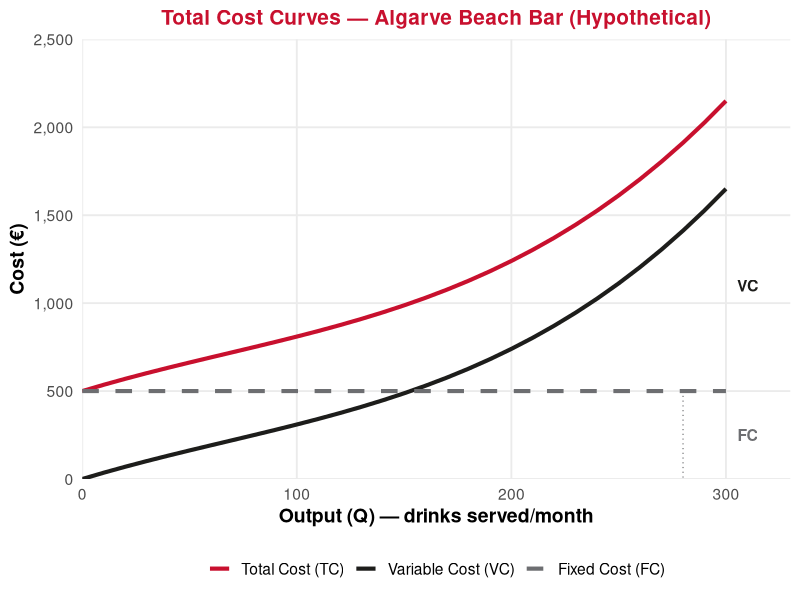
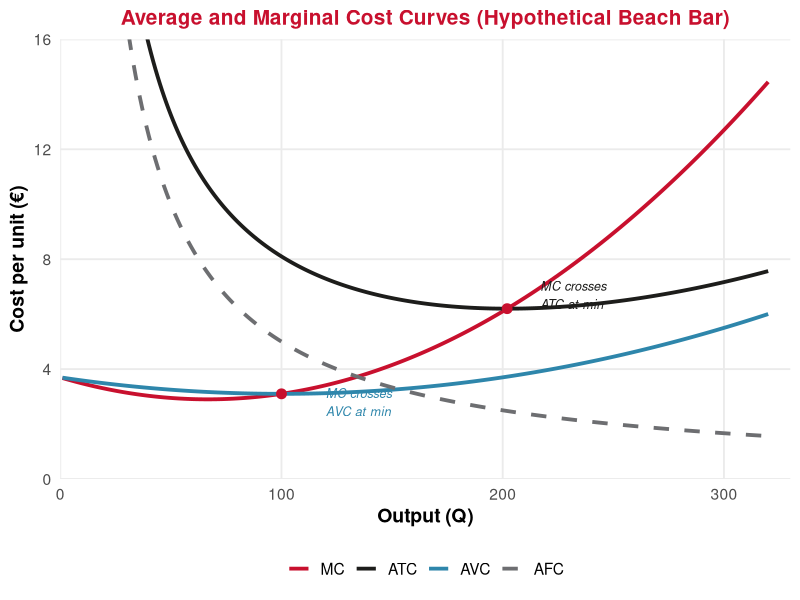
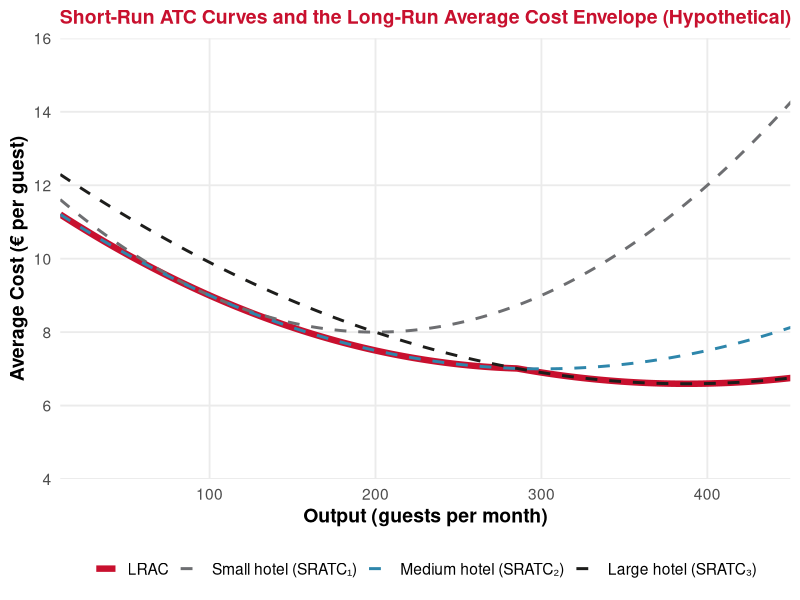

The R script that drew these images, in order:
## ---- chunk 1
#| echo: false
#| message: false
#| warning: false

library(ggplot2)
library(dplyr)
library(tidyverse)
library(patchwork)

# Define UE brand colors
ue_red <- "#C8102E"
ue_black <- "#1D1D1B"
ue_gray <- "#6D6E71"
ue_white <- "#FFFFFF"
ue_light_red <- "#F4C7CC"
## ---- chunk 2
#| echo: false
#| warning: false
#| fig-width: 11
#| fig-height: 5
#| fig-align: center

# Beach bar cost data (hypothetical illustrative example)
Q <- seq(0, 300, by = 10)
FC <- rep(500, length(Q))
# VC increases at an increasing rate (diminishing returns)
VC <- 0.00006 * Q^3 - 0.012 * Q^2 + 3.7 * Q
VC <- pmax(VC, 0)
TC <- FC + VC

df_costs <- data.frame(
  Q = rep(Q, 3),
  Cost = c(FC, VC, TC),
  Type = factor(rep(c("Fixed Cost (FC)", "Variable Cost (VC)", "Total Cost (TC)"),
                    each = length(Q)),
                levels = c("Total Cost (TC)", "Variable Cost (VC)", "Fixed Cost (FC)"))
)

ggplot(df_costs, aes(x = Q, y = Cost, color = Type, linetype = Type)) +
  geom_line(linewidth = 1.4) +
  scale_color_manual(values = c("Total Cost (TC)" = ue_red,
                                "Variable Cost (VC)" = ue_black,
                                "Fixed Cost (FC)" = ue_gray)) +
  scale_linetype_manual(values = c("Total Cost (TC)" = "solid",
                                   "Variable Cost (VC)" = "solid",
                                   "Fixed Cost (FC)" = "dashed")) +
  annotate("segment", x = 280, xend = 280, y = 500, yend = 0,
           linetype = "dotted", color = ue_gray, linewidth = 0.4) +
  annotate("text", x = 310, y = 250, label = "FC", color = ue_gray,
           fontface = "bold", size = 4) +
  annotate("text", x = 310, y = 1100, label = "VC", color = ue_black,
           fontface = "bold", size = 4) +
  labs(x = "Output (Q) — drinks served/month",
       y = "Cost (€)",
       title = "Total Cost Curves — Algarve Beach Bar (Hypothetical)") +
  scale_x_continuous(expand = c(0, 0), limits = c(0, 330)) +
  scale_y_continuous(expand = c(0, 0), limits = c(0, 2500),
                     labels = scales::comma) +
  theme_minimal(base_size = 14) +
  theme(
    plot.title = element_text(color = ue_red, face = "bold", hjust = 0.5, size = 15),
    axis.title = element_text(face = "bold"),
    legend.position = "bottom",
    legend.title = element_blank(),
    panel.grid.minor = element_blank()
  )
## ---- chunk 3
#| echo: false
#| warning: false
#| fig-width: 12
#| fig-height: 5.5
#| fig-align: center

# Smooth cost functions for the beach bar
Q_smooth <- seq(1, 320, by = 1)

# TC function: cubic with realistic shape
# VC = 0.00006*Q^3 - 0.012*Q^2 + 3.7*Q
FC_val <- 500
VC_smooth <- 0.00006 * Q_smooth^3 - 0.012 * Q_smooth^2 + 3.7 * Q_smooth
VC_smooth <- pmax(VC_smooth, 0)
TC_smooth <- FC_val + VC_smooth

# Average and marginal costs
AFC_smooth <- FC_val / Q_smooth
AVC_smooth <- VC_smooth / Q_smooth
ATC_smooth <- TC_smooth / Q_smooth

# MC = dVC/dQ = 0.00018*Q^2 - 0.024*Q + 3.7
MC_smooth <- 0.00018 * Q_smooth^2 - 0.024 * Q_smooth + 3.7

df_avg <- data.frame(
  Q = rep(Q_smooth, 4),
  Cost = c(AFC_smooth, AVC_smooth, ATC_smooth, MC_smooth),
  Type = factor(rep(c("AFC", "AVC", "ATC", "MC"), each = length(Q_smooth)),
                levels = c("MC", "ATC", "AVC", "AFC"))
)

# Find minimums for annotation
avc_min_q <- Q_smooth[which.min(AVC_smooth)]
avc_min_val <- min(AVC_smooth)
atc_min_q <- Q_smooth[which.min(ATC_smooth)]
atc_min_val <- min(ATC_smooth)

ggplot(df_avg, aes(x = Q, y = Cost, color = Type, linetype = Type)) +
  geom_line(linewidth = 1.3) +
  scale_color_manual(values = c("MC" = ue_red, "ATC" = ue_black,
                                "AVC" = "#2E86AB", "AFC" = ue_gray)) +
  scale_linetype_manual(values = c("MC" = "solid", "ATC" = "solid",
                                   "AVC" = "solid", "AFC" = "dashed")) +
  # Mark minimums
  geom_point(data = data.frame(Q = c(avc_min_q, atc_min_q),
                                Cost = c(avc_min_val, atc_min_val)),
             aes(x = Q, y = Cost), color = ue_red, size = 3, inherit.aes = FALSE) +
  annotate("text", x = avc_min_q + 20, y = avc_min_val - 0.3,
           label = "MC crosses\nAVC at min", color = "#2E86AB",
           fontface = "italic", size = 3.2, hjust = 0) +
  annotate("text", x = atc_min_q + 15, y = atc_min_val + 0.5,
           label = "MC crosses\nATC at min", color = ue_black,
           fontface = "italic", size = 3.2, hjust = 0) +
  coord_cartesian(ylim = c(0, 16), xlim = c(0, 330)) +
  scale_x_continuous(expand = c(0, 0)) +
  scale_y_continuous(expand = c(0, 0)) +
  labs(x = "Output (Q)", y = "Cost per unit (€)",
       title = "Average and Marginal Cost Curves (Hypothetical Beach Bar)") +
  theme_minimal(base_size = 14) +
  theme(
    plot.title = element_text(color = ue_red, face = "bold", hjust = 0.5, size = 15),
    axis.title = element_text(face = "bold"),
    legend.position = "bottom",
    legend.title = element_blank(),
    panel.grid.minor = element_blank()
  )
## ---- chunk 4
#| echo: false
#| warning: false
#| fig-width: 12
#| fig-height: 5
#| fig-align: center

# Three short-run ATC curves for different plant sizes + LRAC envelope
Q_lr <- seq(10, 500, by = 1)

# Small hotel (100 rooms)
ATC_small <- 12 - 0.04 * Q_lr + 0.0001 * Q_lr^2
# Medium hotel (200 rooms)
ATC_medium <- 9 - 0.02 * (Q_lr - 100) + 0.00005 * (Q_lr - 100)^2
# Large hotel (300 rooms)
ATC_large <- 8 - 0.015 * (Q_lr - 200) + 0.00004 * (Q_lr - 200)^2

# LRAC = minimum of all three at each Q
LRAC <- pmin(ATC_small, ATC_medium, ATC_large)

df_lr <- data.frame(
  Q = rep(Q_lr, 4),
  Cost = c(ATC_small, ATC_medium, ATC_large, LRAC),
  Type = factor(rep(c("Small hotel (SRATC₁)", "Medium hotel (SRATC₂)",
                       "Large hotel (SRATC₃)", "LRAC"),
                    each = length(Q_lr)),
                levels = c("LRAC", "Small hotel (SRATC₁)",
                          "Medium hotel (SRATC₂)", "Large hotel (SRATC₃)"))
)

ggplot(df_lr, aes(x = Q, y = Cost, color = Type, linewidth = Type, linetype = Type)) +
  geom_line() +
  scale_color_manual(values = c("LRAC" = ue_red,
                                "Small hotel (SRATC₁)" = ue_gray,
                                "Medium hotel (SRATC₂)" = "#2E86AB",
                                "Large hotel (SRATC₃)" = ue_black)) +
  scale_linewidth_manual(values = c("LRAC" = 2.2, "Small hotel (SRATC₁)" = 1,
                                    "Medium hotel (SRATC₂)" = 1,
                                    "Large hotel (SRATC₃)" = 1)) +
  scale_linetype_manual(values = c("LRAC" = "solid", "Small hotel (SRATC₁)" = "dashed",
                                   "Medium hotel (SRATC₂)" = "dashed",
                                   "Large hotel (SRATC₃)" = "dashed")) +
  coord_cartesian(ylim = c(4, 16), xlim = c(10, 450)) +
  scale_x_continuous(expand = c(0, 0)) +
  scale_y_continuous(expand = c(0, 0)) +
  labs(x = "Output (guests per month)", y = "Average Cost (€ per guest)",
       title = "Short-Run ATC Curves and the Long-Run Average Cost Envelope (Hypothetical)") +
  theme_minimal(base_size = 14) +
  theme(
    plot.title = element_text(color = ue_red, face = "bold", hjust = 0.5, size = 14),
    axis.title = element_text(face = "bold"),
    legend.position = "bottom",
    legend.title = element_blank(),
    panel.grid.minor = element_blank()
  )
